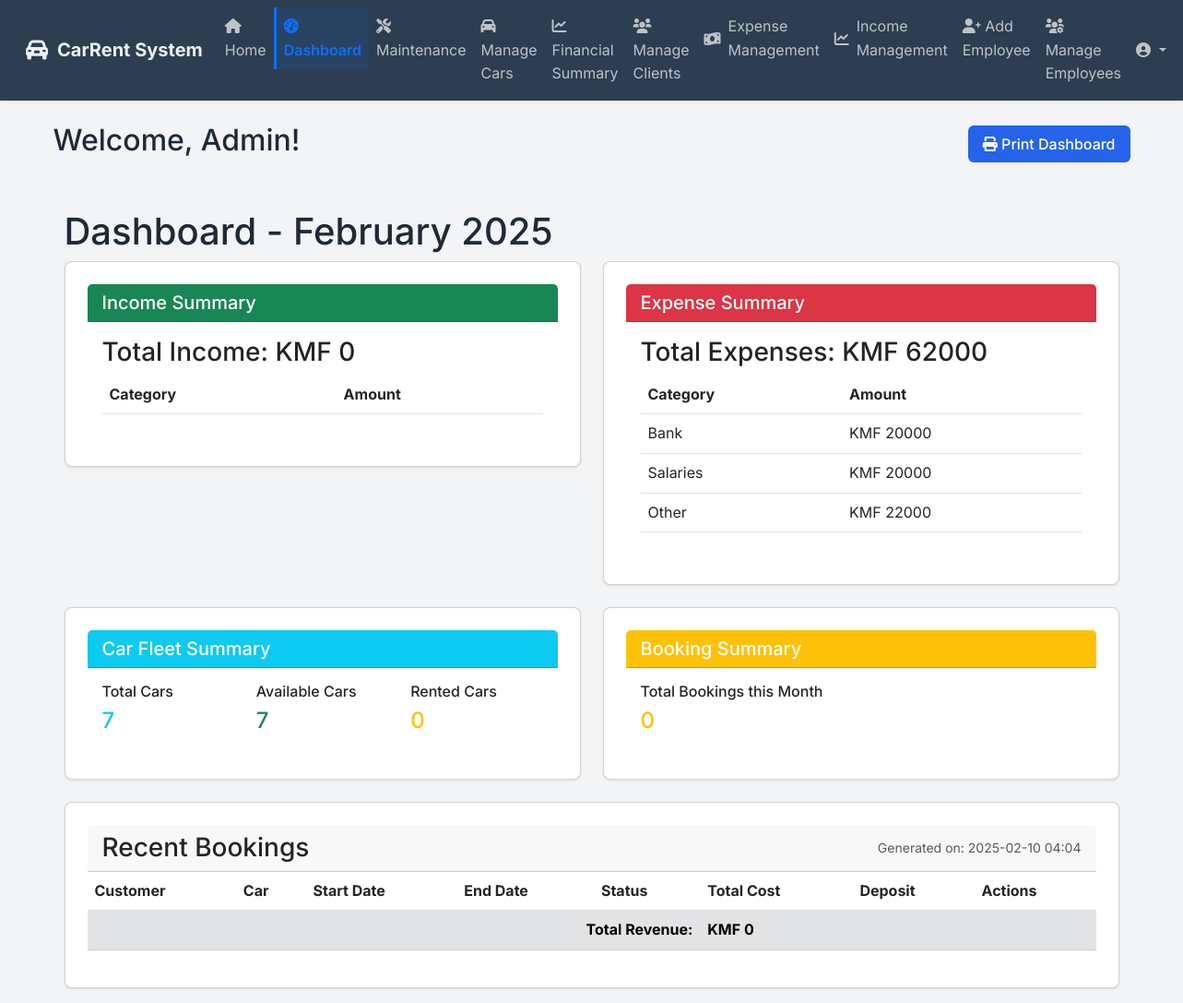
Page /dashboard (signed in) on the earlier database version.
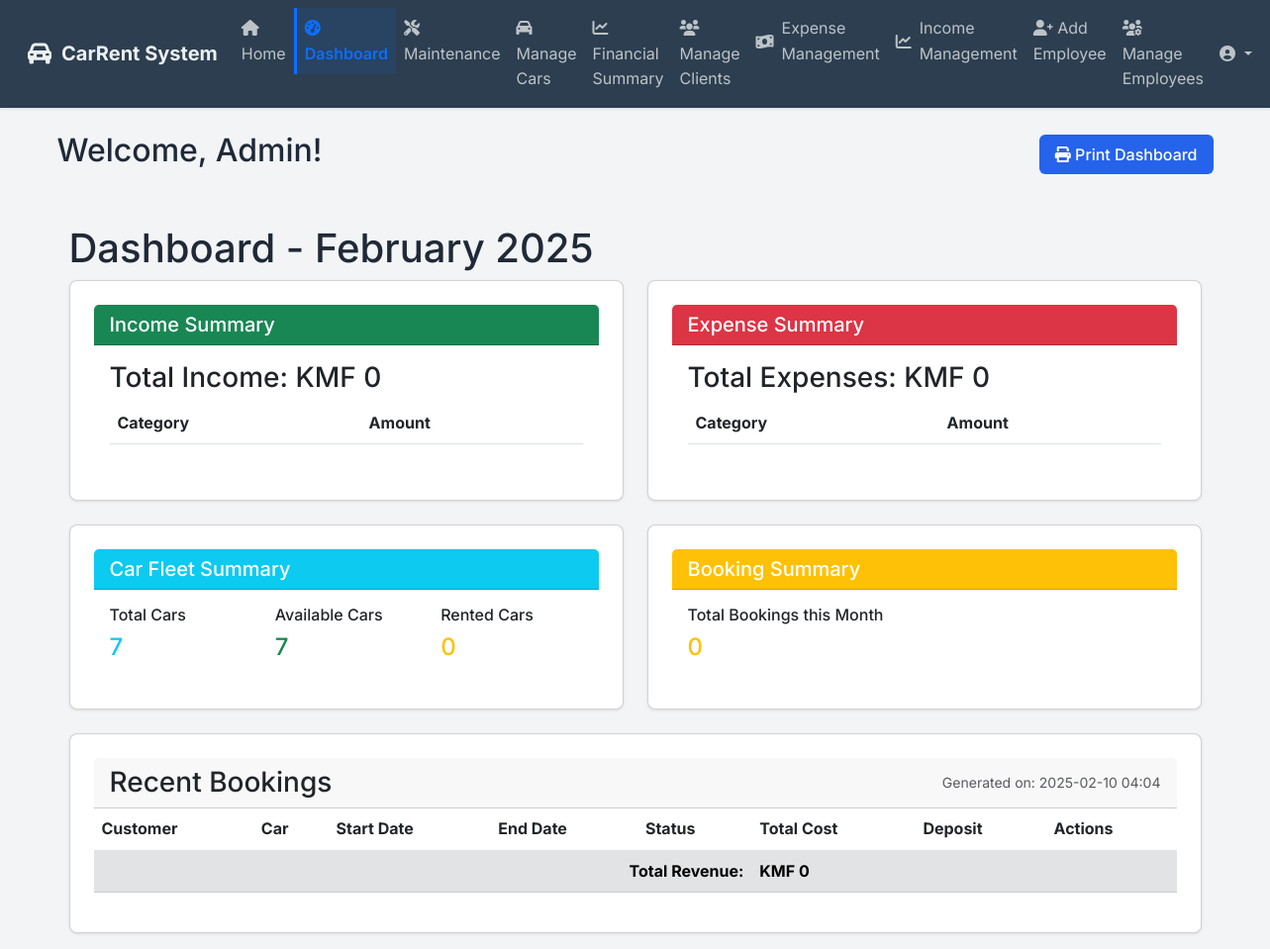
Same page on the later database version.
### app/models.py (models this page shows, shortened)
class Expense(db.Model):
    id = db.Column(db.Integer, primary_key=True)
    date = db.Column(db.DateTime, nullable=False, default=datetime.utcnow)
    amount = db.Column(db.Float, nullable=False)
    category = db.Column(db.String(50), nullable=False)  # e.g., 'Products', 'Bank', 'Salaries', 'Bills'
    subcategory = db.Column(db.String(100), nullable=False)  # e.g., 'Office Supplies', 'Electricity', 'Rent'
    description = db.Column(db.Text, nullable=True)
    user_id = db.Column(db.Integer, db.ForeignKey('user.id'), nullable=False)

### app/routes.py (the view)
@main.route('/dashboard')
@login_required
@agency_only
def dashboard():
    current_month = datetime.now().month
    current_year = datetime.now().year
    incomes = Income.query.filter(
        extract('year', Income.date) == current_year,
        extract('month', Income.date) == current_month
    ).all()
    total_income = sum(income.amount for income in incomes)
    income_by_category = {}
    for income in incomes:
        income_by_category[income.category] = income_by_category.get(income.category, 0) + income.amount
    expenses = Expense.query.filter(
        extract('year', Expense.date) == current_year,
        extract('month', Expense.date) == current_month
    ).all()
    total_expenses = sum(expense.amount for expense in expenses)
    expense_by_category = {}
    for expense in expenses:
        expense_by_category[expense.category] = expense_by_category.get(expense.category, 0) + expense.amount
    total_bookings = Booking.query.filter(
        extract('year', Booking.start_date) == current_year,
        extract('month', Booking.start_date) == current_month
    ).count()
    total_cars = Car.query.count()
    available_cars = Car.query.filter_by(is_available=True).count()
    dashboard_context = {
        'total_income': total_income,
        'income_by_category': income_by_category,
        'total_expenses': total_expenses,
        'expense_by_category': expense_by_category,
        'total_bookings': total_bookings,
        'total_cars': total_cars,
        'available_cars': available_cars,
        'current_month': datetime.now().strftime('%B'),
        'current_year': current_year,
        'current_datetime': datetime.now()
    }
    if not (current_user.is_admin or current_user.role in ['manager', 'secretary']):
        dashboard_context['bookings'] = Booking.query.filter_by(employee_id=current_user.id).order_by(Booking.created_at.desc()).all()
    else:
        dashboard_context['bookings'] = Booking.query.order_by(Booking.created_at.desc()).all()
        dashboard_context['cars'] = Car.query.all()
    return render_template('dashboard.html', **dashboard_context)

### app/routes.py (called while the page is built)
def agency_only(f):
    @wraps(f)
    def decorated_function(*args, **kwargs):
        if not current_user.is_authenticated:
            flash('Please log in to access this page.', 'error')
            return redirect(url_for('auth.login'))
        if current_user.role == 'agency':
            flash('You do not have permission to access this page.', 'error')
            return redirect(url_for('main.home'))
        return f(*args, **kwargs)
    return decorated_function

### app/templates/dashboard.html (shortened to what the changed rows need)
{% extends "base.html" %}
{% block content %}
<div class="dashboard-header d-flex justify-content-between align-items-center mb-4">
    <h2>Welcome, {{ current_user.name }}!</h2>
</div>
{% if current_user.is_admin or current_user.role in ['manager', 'secretary'] %}
<div class="container-fluid">
    <div class="row">
        <div class="col-md-12">
            <h1 class="mt-4">Dashboard - {{ current_month }} {{ current_year }}</h1>
        </div>
    </div>
    <div class="row">
        <div class="col-md-6">
            <div class="card mb-4">
                <div class="card-header bg-success text-white">
                    <h5 class="card-title mb-0">Income Summary</h5>
                </div>
                <div class="card-body">
                    <h3 class="card-title">Total Income: KMF {{ "%.0f"|format(total_income) }}</h3>
                    <table class="table">
                        <thead>
                            <tr>
                                <th>Category</th>
                                <th>Amount</th>
                            </tr>
                        </thead>
                    </table>
                </div>
            </div>
        </div>
        <div class="col-md-6">
            <div class="card mb-4">
                <div class="card-header bg-danger text-white">
                    <h5 class="card-title mb-0">Expense Summary</h5>
                </div>
                <div class="card-body">
                    <h3 class="card-title">Total Expenses: KMF {{ "%.0f"|format(total_expenses) }}</h3>
                    <table class="table">
                        <thead>
                            <tr>
                                <th>Category</th>
                                <th>Amount</th>
                            </tr>
                        </thead>
                        <tbody>
                            {% for category, amount in expense_by_category.items() %}
                            <tr>
                                <td>{{ category }}</td>
                                <td>KMF {{ "%.0f"|format(amount) }}</td>
                            </tr>
                            {% endfor %}
                        </tbody>
                    </table>
                </div>
            </div>
        </div>
    </div>
    <div class="row">
        <div class="col-md-6">
            <div class="card mb-4">
                <div class="card-header bg-info text-white">
                    <h5 class="card-title mb-0">Car Fleet Summary</h5>
                </div>
                <div class="card-body">
                    <div class="row">
                        <div class="col-md-4">
                            <h6>Total Cars</h6>
                            <p class="h4 text-info">{{ total_cars }}</p>
                        </div>
                        <div class="col-md-4">
                            <h6>Available Cars</h6>
                            <p class="h4 text-success">{{ available_cars }}</p>
                        </div>
                        <div class="col-md-4">
                            <h6>Rented Cars</h6>
                            <p class="h4 text-warning">{{ total_cars - available_cars }}</p>
                        </div>
                    </div>
                </div>
            </div>
        </div>
        <div class="col-md-6">
            <div class="card mb-4">
                <div class="card-header bg-warning text-white">
                    <h5 class="card-title mb-0">Booking Summary</h5>
                </div>
                <div class="card-body">
                    <h6>Total Bookings this Month</h6>
                    <p class="h4 text-warning">{{ total_bookings }}</p>
                </div>
            </div>
        </div>
    </div>
    <div class="card">
        <div class="card-header d-flex justify-content-between align-items-center">
            <h3 class="mb-0">Recent Bookings</h3>
            <div class="print-info text-muted">
                <small>Generated on: {{ current_datetime.strftime('%Y-%m-%d %H:%M') }}</small>
            </div>
        </div>
        <div class="table-responsive">
            <table class="table">
                <thead>
                    <tr>
                        <th>Customer</th>
                        <th>Car</th>
                        <th>Start Date</th>
                        <th>End Date</th>
                        <th>Status</th>
                        <th>Total Cost</th>
                        <th>Deposit</th>
                        <th class="no-print">Actions</th>
                    </tr>
                </thead>
                <tfoot class="table-secondary">
                    <tr>
                        <td colspan="5" class="text-end"><strong>Total Revenue:</strong></td>
                        <td><strong>KMF {{ "%.0f"|format(bookings|sum(attribute='total_cost')) }}</strong></td>
                        <td class="no-print"></td>
                        <td class="no-print"></td>
                    </tr>
                </tfoot>
            </table>
        </div>
    </div>
{% endif %}
{% endblock %}

Differences in the rows shown:
removed Expense: category "Bank", amount "20000"
removed Expense: category "Salaries", amount "20000"
removed Expense: category "Other", amount "22000"
Other differences:
{{ "%.0f"|format(total_expenses) }}: "62000" → "0"
